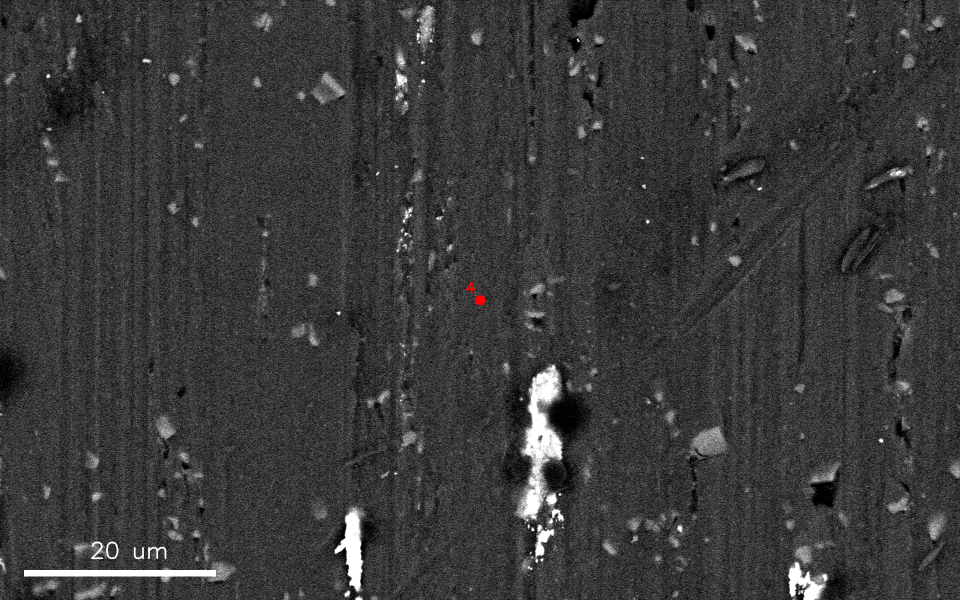
#> input picture autoemx/calibrations/PhenomXL/Detector_channel_params_calibs/SDD calibrations/20260521_09h22m/Al/SEM images/Al_frCW101_xyspots.png, 1920 x 1200 px (shown at 1/2 size); its folder holds only this picture in this run
$ python -i image_utilities.py   (imports and definitions only)
#> lines starting #> are read from the running program, lines starting #| are printed output that depends on the picture
#> further down, picture is the input picture: shape (1200, 1920, 3); mean B, G, R 57.7, 57.7, 57.8
#!/usr/bin/env python3
# -*- coding: utf-8 -*-
"""
Image utilities and coordinate conversion module for electron microscopy.

This module provides image processing, saving, and coordinate transformation utilities
for scanning electron microscopy applications.

Functions
---------
convert_pixel_pos_to_mm
    Convert pixel coordinates to absolute stage coordinates.
convert_XS_coords_to_pixels
    Convert XS coordinates to pixel coordinates.
draw_annotations
    Draw circles and labels (e.g. X-ray spectrum spots) on an RGB image.
save_frame_image
    Save an EM frame, with optional annotations and scale bar.
normalise_img
    Normalize brightness of an RGB image.

Created on 2026
@author: Andrea
"""
import os
from pathlib import Path
import json
import warnings
import numpy as np
import cv2
from PIL import Image

from autoemx.utils.helper import draw_scalebar
import autoemx.utils.constants as cnst


# [116 lines left out: functions convert_pixel_pos_to_mm, convert_XS_coords_to_pixels, draw_annotations, not called in this run]


#: Suffix of the raw copy of an annotated image saved in a format without pages (e.g. ``<name>_raw.png``).
RAW_IMAGE_SUFFIX = "_raw"


# [189 lines left out: functions load_raw_saved_image, particle_mark_annotations, xsp_spot_annotation, save_frame_image, not called in this run]


def normalise_img(img: np.ndarray, target_brightness: float = 128.0) -> np.ndarray:
    """
    Normalize brightness of an RGB image to a target brightness level.

    Parameters
    ----------
    img : np.ndarray
        Input RGB image (uint8).
    target_brightness : float, optional
        Desired average brightness (0–255), default 128.0.

    Returns
    -------
    np.ndarray
        Brightness-normalized RGB image (uint8).

    Raises
    ------
    TypeError
        If input is not a numpy array.
    ValueError
        If image does not have 3 channels after conversion.
    """
#> called with target_brightness = 128
    if not isinstance(img, np.ndarray):
        raise TypeError(f"Expected image as np.ndarray, got {type(img)}")

    # Handle grayscale or 1-channel image
    if img.ndim == 2:
        img = cv2.cvtColor(img, cv2.COLOR_GRAY2BGR)
    elif img.ndim == 3:
        if img.shape[2] == 1:
            img = cv2.cvtColor(img, cv2.COLOR_GRAY2BGR)
        elif img.shape[2] == 4:
            img = img[:, :, :3]  # strip alpha channel

    # Final check
    if img.ndim != 3 or img.shape[2] != 3:
        raise ValueError("Input image must be an RGB image with 3 channels.")

    # Convert to grayscale to compute current brightness
    gray = cv2.cvtColor(img, cv2.COLOR_BGR2GRAY)
    current_brightness = np.mean(gray)
#> current_brightness = 57.76

    # Avoid division by zero
    if current_brightness == 0:
        scale = 1.0
    else:
        scale = target_brightness / current_brightness
#> scale = 2.22

    # Scale image and clip to valid range
    img_float = img.astype(np.float32) * scale
    img_scaled = np.clip(img_float, 0, 255).astype(np.uint8)
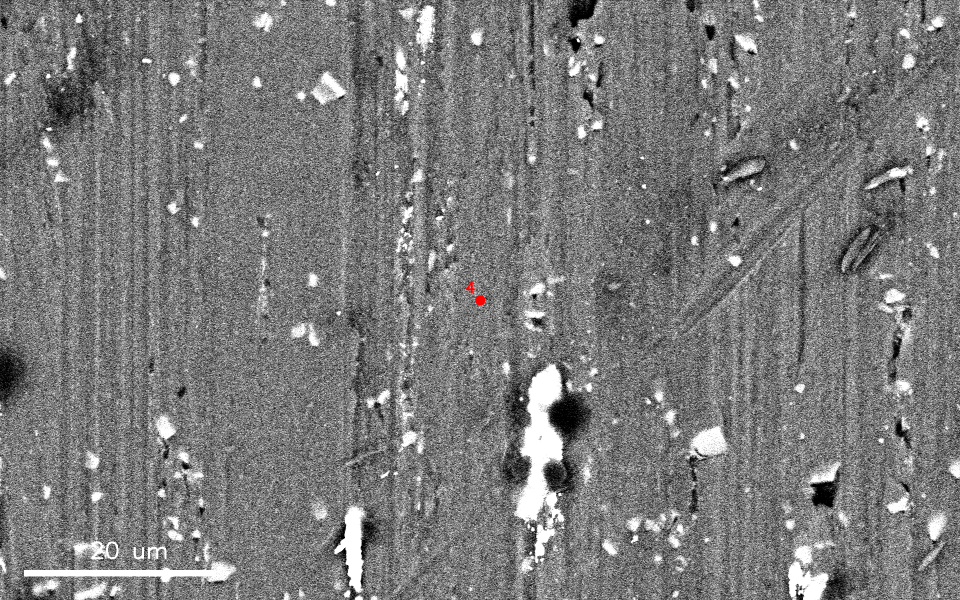
#> img_scaled: shape (1200, 1920, 3) (shown at 1/2 size); mean B, G, R 123, 123, 123.1

    return img_scaled

>>> import cv2
>>> picture = cv2.imread('../../calibrations/PhenomXL/Detector_channel_params_calibs/SDD calibrations/20260521_09h22m/Al/SEM images/Al_frCW101_xyspots.png')
>>> result = normalise_img(picture)

$ run again, on autoemx/calibrations/PhenomXL/Detector_channel_params_calibs/SDD calibrations/20260521_09h22m/Al/SEM images/Al_frCX100_xyspots.png
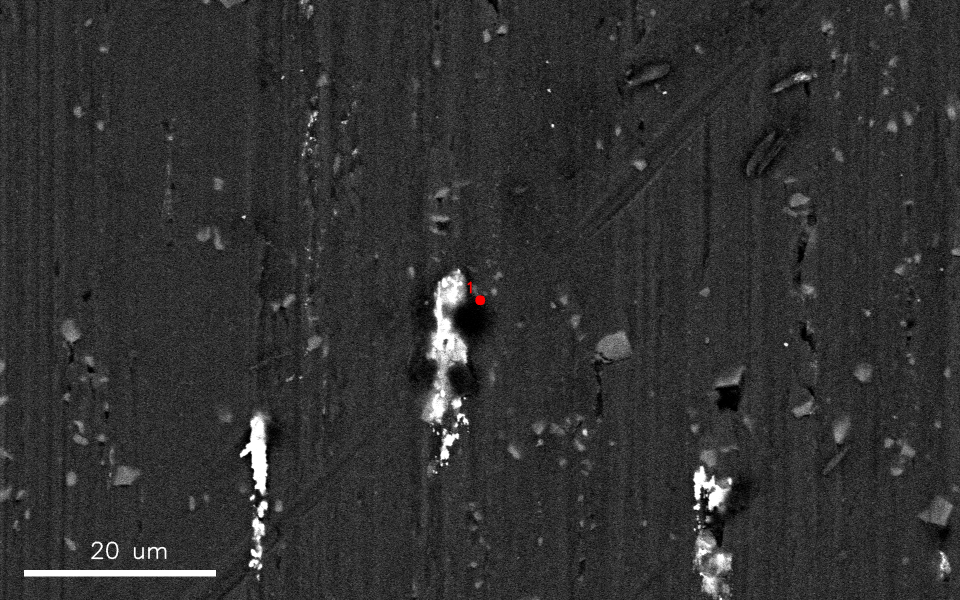
#> input picture autoemx/calibrations/PhenomXL/Detector_channel_params_calibs/SDD calibrations/20260521_09h22m/Al/SEM images/Al_frCX100_xyspots.png, 1920 x 1200 px (shown at 1/2 size)
#> picture is the input picture: shape (1200, 1920, 3); mean B, G, R 48.8, 48.8, 48.8
#> current_brightness = 48.78
#> scale = 2.62
#> in normalise_img, `img_scaled = np.clip(img_float, 0, 255).astype(np.uint8)`:
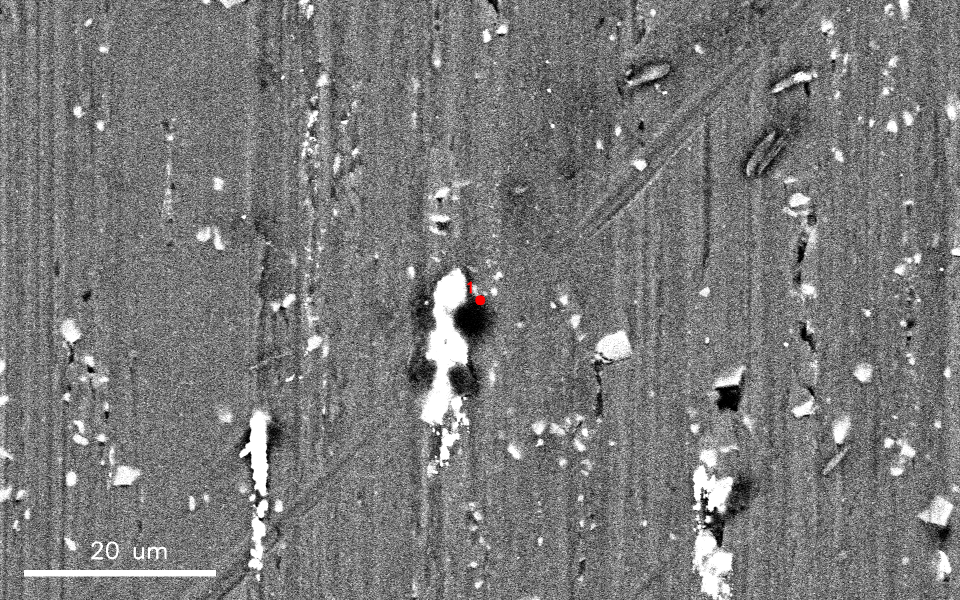
#> img_scaled: shape (1200, 1920, 3) (shown at 1/2 size); mean B, G, R 121.8, 121.8, 121.9

$ run again, on autoemx/calibrations/PhenomXL/Detector_channel_params_calibs/SDD calibrations/20260521_09h22m/Al/SEM images/Al_frCX101_xyspots.png
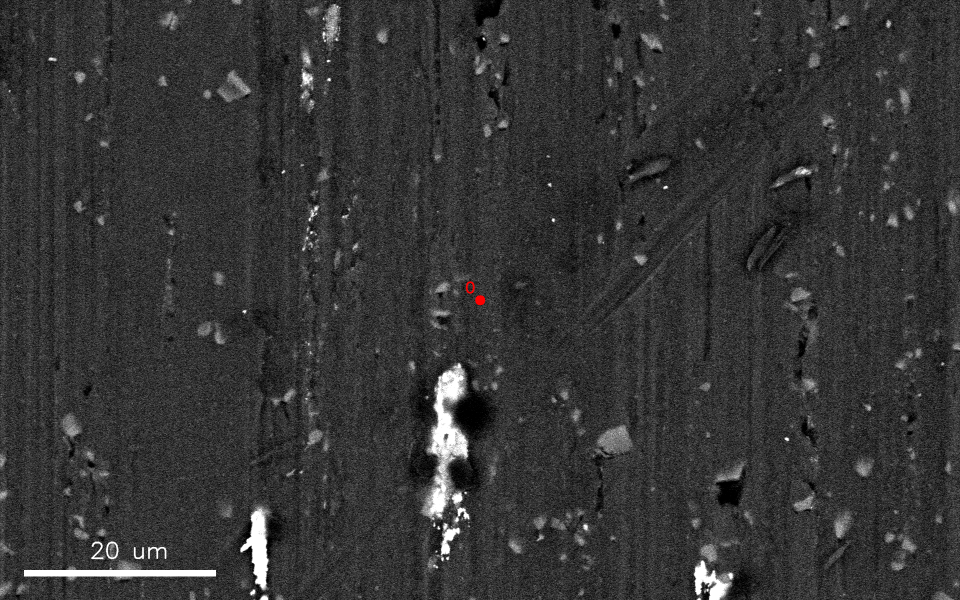
#> input picture autoemx/calibrations/PhenomXL/Detector_channel_params_calibs/SDD calibrations/20260521_09h22m/Al/SEM images/Al_frCX101_xyspots.png, 1920 x 1200 px (shown at 1/2 size)
#> picture is the input picture: shape (1200, 1920, 3); mean B, G, R 53.2, 53.2, 53.2
#> current_brightness = 53.19
#> scale = 2.41
#> in normalise_img, `img_scaled = np.clip(img_float, 0, 255).astype(np.uint8)`:
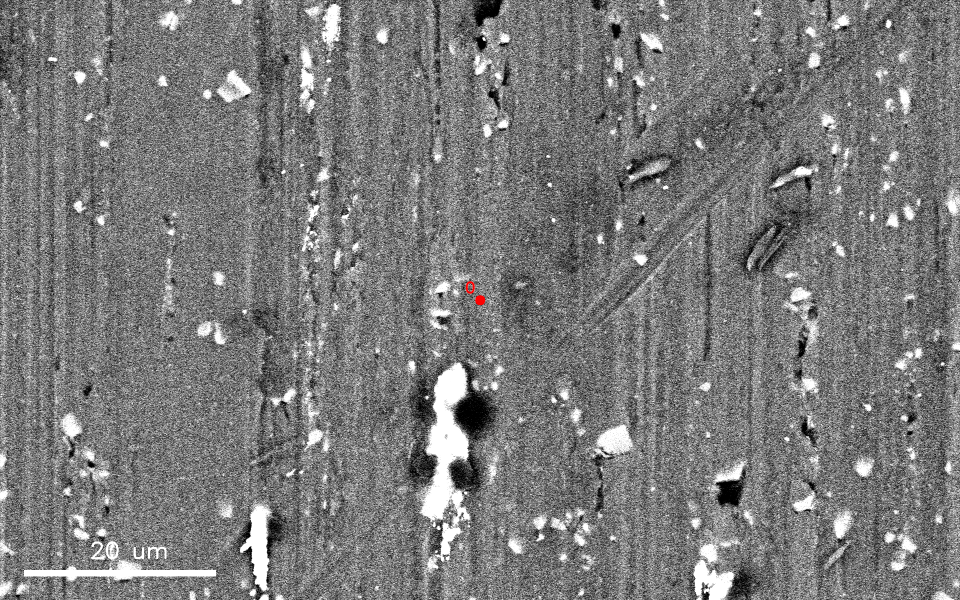
#> img_scaled: shape (1200, 1920, 3) (shown at 1/2 size); mean B, G, R 122.4, 122.4, 122.5
